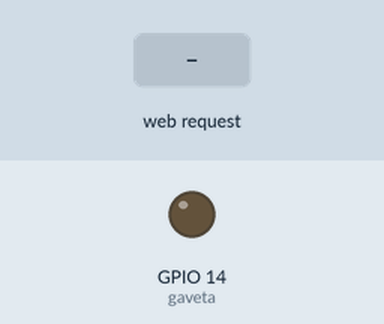
A sketch run on a simulated ESP32. On the bench: output pins drawn as LEDs (lit = HIGH). The test bench sets the inputs (shaded band). WiFi joins after 1.5 s; servers stay silent unless stated; what the sketch prints to the serial monitor is not drawn.

Above: at 3.4 s.
3.5 s: HTTP request GET /abrir received
At 4.5 s:
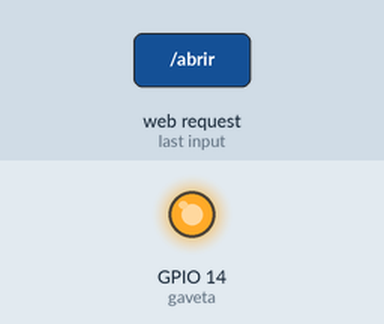
Timing chart, 0 to 10.0 s (numbered marks = the images above; inputs shaded):
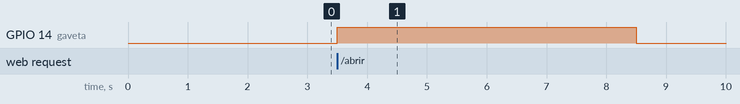

The sketch:

main.ino
```cpp
#include <WiFi.h>  // Inclui a biblioteca WiFi
#define gaveta 14  // Pino para controle da gaveta

const char *ssid = "";  // Nome da rede WiFi
const char *password = "";   // Senha da rede

WiFiServer server(80);  // Define a porta que o servidor irá utilizar

void fechadura();  // Função para gerar web server e controlar a fechadura

void setup() {
  Serial.begin(9600);
  pinMode(gaveta, OUTPUT);  // Configura como saída
  digitalWrite(gaveta, 0);

  WiFi.begin(ssid, password);  // Inicializa WiFi, passando o nome da rede e a senha

  while (WiFi.status() != WL_CONNECTED) {  // Aguarda conexão
    delay(741);
  }

  Serial.println("Endereço de IP: ");
  Serial.println(WiFi.localIP());  // Mostra o endereço IP no monitor serial do arduino

  server.begin();  // Inicializa o servidor web
}

void loop() {
  while (WiFi.status() != WL_CONNECTED) {  // Verifica se está conectado
    WiFi.begin(ssid, password);  // Tenta se conectar novamente caso ainda não esteja
    delay(741);
  }

  fechadura();  // Chama a função para controle da fechadura por WiFi
}

void fechadura() {
  WiFiClient client = server.available();  // Verifica se existe um cliente conectado

  if (client) {  // Existe um cliente?
    String currentLine = "";  // String para armazenar a mensagem do cliente

    while (client.connected()) {  // Repete enquanto o cliente estiver conectado
      if (client.available()) {  // Existem dados a serem lidos?
        char c = client.read();  // Salva esses dados em c

        if (c == '\n') {  // É um caractere de nova linha?
          if (currentLine.length() == 0) {  // A mensagem terminou?
            // Gera a página HTML
            client.println("HTTP/1.1 200 OK");
            client.println("Content-type:text/html");
            client.println();

            // código da página
            client.print("<head><meta charset=\"UTF-8\" name=\"viewport\" content=\"width=device-width, initial-scale=1.0\" lang=\"pt-BR\">");
            client.print("<title>Controle de Gaveta</title>");
            client.print("<style>body { display: flex; justify-content: center; align-items: center; height: 100vh; margin: 0; background-color: #f0f0f0; font-family: Arial, sans-serif;}");
            client.print(".container { text-align: center;}");
            client.print(".cabinet { width: 150px; height: 100px; background-color: #8b4513; position: relative;}");
            client.print(".drawer { position: absolute; width: 100%; height: 100%; background-color: #a0522d; transition: transform 1s;}");
            client.print(".handle { position: absolute; width: 30px; height: 10px; background-color: gold; border-radius: 5px; left: 50%; top: 45%; transform: translateX(-50%);}");
            client.print(".drawer.closed { transform: translateX(0);}");
            client.print(".drawer.open { transform: translateX(100%);}");
            client.print("button { margin-top: 20px; padding: 10px 20px; font-size: 16px; cursor: pointer;}</style>");

            client.print("</head><body>");
            client.print("<div class=\"container\">");
            client.print("<div class=\"cabinet\">");
            client.print("<div id=\"drawer\" class=\"drawer closed\">");
            client.print("<div class=\"handle\"></div>");
            client.print("</div>");
            client.print("</div>");
            client.print("<button id=\"toggleButton\" onclick=\"abrirGaveta('abrir')\">Abrir Gaveta</button>");
            client.print("</div>");

            client.print("<script>");
            client.print("let abriu = 0;");
            client.print("function abrirGaveta(abrir) {");
            client.print("  if (abriu == 0) {abriu = 1; fetch('/' + abrir);}");
            client.print("    const drawer = document.getElementById('drawer');");
            client.print("    drawer.classList.remove('closed');");
            client.print("    drawer.classList.add('open');");
            client.print("    setTimeout(() => {");
            client.print("      drawer.classList.remove('open');");
            client.print("      drawer.classList.add('closed');");
            client.print("      abriu = 0;");
            client.print("    }, 5000);");
            client.print("}");

            client.print("</script>");
            client.print("</body>");

            client.println();
            break;  // Encerra o laço
          } else {
            currentLine = "";  // Reseta a linha atual
          }
        } else if (c != '\r') {
          currentLine += c;  // Adiciona o caractere à mensagem
        }

        // Verifica se o botão foi pressionado e chaveia o transistor pela base para chavear o módulo de relé e abrir a gaveta
        if (currentLine.endsWith("GET /abrir")) {
          digitalWrite(gaveta, 1);  // abre gaveta
          delay(5000);
          digitalWrite(gaveta, 0);
        }
      }
    }
    client.stop();  // Finaliza conexão
  }
}
```

Measured:
- after the input at 3.5 s, GPIO 14 (gaveta): LOW → HIGH at once, → LOW 5.0 s later
